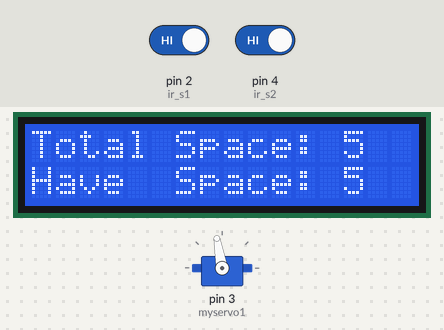
Bench run of a sketch on a simulated Arduino Uno, built with avr-gcc and run on an emulated ATmega328P. On the bench: servo, 16×2 character LCD. The inputs (shaded band) are chosen by the test bench; at power-on: pin 2 (ir_s1) HIGH, pin 4 (ir_s2) HIGH.

Above: at 3.2 s.
3.3 s: pin 2 (ir_s1) driven LOW
At 4.0 s:
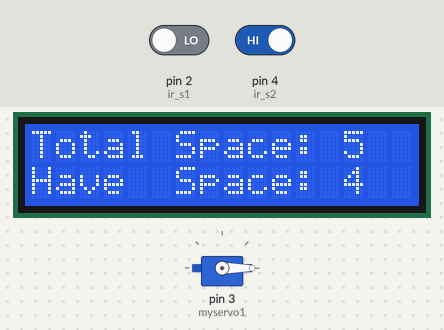
4.8 s: pin 4 (ir_s2) driven LOW
At 7.6 s:
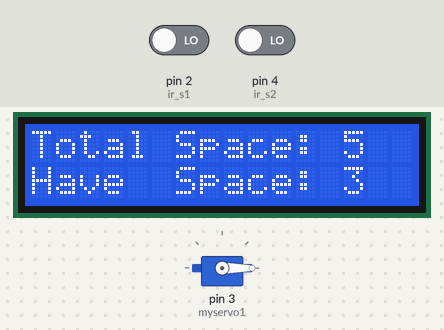
7.8 s: pin 4 (ir_s2) driven HIGH
9.3 s: pin 4 (ir_s2) driven LOW
At 11.7 s:
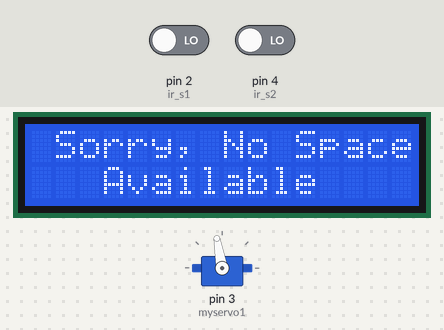
12.3 s: pin 2 (ir_s1) driven HIGH
At 12.6 s:
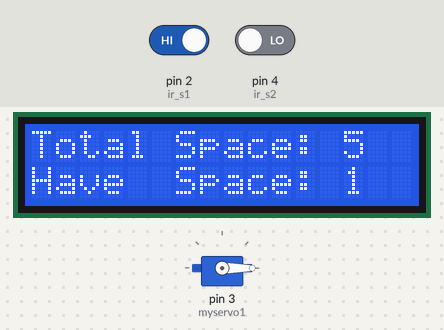
Timing chart, 0 to 14.8 s (numbered marks = the images above; inputs shaded):
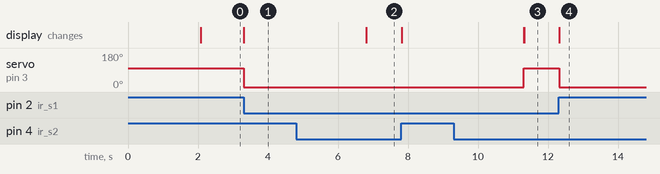

The sketch:

CODE.ino
```cpp
#include <LiquidCrystal.h>// initialize the library with the numbers of the interface pins
LiquidCrystal lcd(A0,A1, A2, A3, A4, A5);
#include <Servo.h> //includes the servo library

Servo myservo1;

int ir_s1 = 2;
int ir_s2 = 4;

int Total = 5;
int Space;

int flag1 = 0;
int flag2 = 0;

void setup() {
pinMode(ir_s1, INPUT);
pinMode(ir_s2, INPUT);
myservo1.attach(3);
myservo1.write(100);

lcd.begin(16,2
);
lcd.setCursor (0,0);
lcd.print("  Car  Parking  ");
lcd.setCursor (0,1);
lcd.print("     System     ");
delay (2000);
lcd.clear();

Space = Total;
}

void loop(){

if(digitalRead (ir_s1) == LOW && flag1==0){
if(Space>0){flag1=1;
if(flag2==0){myservo1.write(0); Space = Space-1;}
}else{
lcd.setCursor (0,0);
lcd.print(" Sorry, No Space ");
lcd.setCursor (0,1);
lcd.print("   Available  ");
delay (1000);
lcd.clear();
}
}
if(digitalRead (ir_s2) == LOW && flag2==0){flag2=1;
if(flag1==0){myservo1.write(0); Space = Space+1;}
}

if(flag1==1 && flag2==1){
delay (1000);
myservo1.write(100);
flag1=0, flag2=0;
}

lcd.setCursor (0,0);
lcd.print("Total Space: ");
lcd.print(Total);

lcd.setCursor (0,1);
lcd.print("Have  Space: ");
lcd.print(Space);
}
```

Measured:
- after the input at 3.3 s, servo on pin 3 (myservo1): 100° → 0° at once; the display: changes at once (image 1)
- after the input at 4.8 s, the display: changes after 2.0 s (image 2)
- after the input at 9.3 s, servo on pin 3 (myservo1): 0° → 100° after 2.0 s; the display: first changes after 2.0 s (image 3 shows a later state)
- after the input at 12.3 s, servo on pin 3 (myservo1): goes on until 12.3 s, then stays 0°
